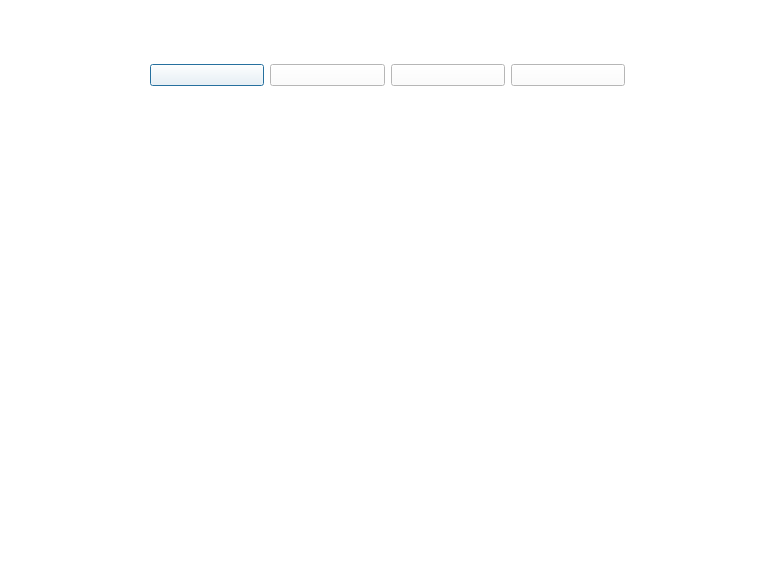
<?xml version="1.0" encoding="UTF-8"?>
<ui version="4.0">
 <class>components2</class>
 <widget class="QDialog" name="components2">
  <property name="geometry">
   <rect>
    <x>0</x>
    <y>0</y>
    <width>782</width>
    <height>565</height>
   </rect>
  </property>
  <property name="windowTitle">
   <string>Dialog</string>
  </property>
  <property name="styleSheet">
   <string notr="true">background-color: rgb(255, 255, 255);</string>
  </property>
  <widget class="QLabel" name="label">
   <property name="geometry">
    <rect>
     <x>80</x>
     <y>150</y>
     <width>631</width>
     <height>391</height>
    </rect>
   </property>
   <property name="styleSheet">
    <string notr="true">font: 75 italic 12pt &quot;Bookman Old Style&quot;;</string>
   </property>
   <property name="text">
    <string/>
   </property>
   <property name="alignment">
    <set>Qt::AlignJustify|Qt::AlignVCenter</set>
   </property>
   <property name="wordWrap">
    <bool>true</bool>
   </property>
  </widget>
  <widget class="QWidget" name="">
   <property name="geometry">
    <rect>
     <x>150</x>
     <y>20</y>
     <width>475</width>
     <height>111</height>
    </rect>
   </property>
   <layout class="QHBoxLayout" name="horizontalLayout">
    <item>
     <widget class="QPushButton" name="pushButton">
      <property name="toolTip">
       <string>Resistores</string>
      </property>
      <property name="text">
       <string/>
      </property>
      <property name="icon">
       <iconset>
        <normaloff>:/images/simbolo-resistencia-electrica.gif</normaloff>:/images/simbolo-resistencia-electrica.gif</iconset>
      </property>
      <property name="iconSize">
       <size>
        <width>100</width>
        <height>100</height>
       </size>
      </property>
     </widget>
    </item>
    <item>
     <widget class="QPushButton" name="pushButton_2">
      <property name="toolTip">
       <string>Diodos</string>
      </property>
      <property name="text">
       <string/>
      </property>
      <property name="icon">
       <iconset>
        <normaloff>:/images/180px-Diode01.svg.png</normaloff>:/images/180px-Diode01.svg.png</iconset>
      </property>
      <property name="iconSize">
       <size>
        <width>100</width>
        <height>100</height>
       </size>
      </property>
     </widget>
    </item>
    <item>
     <widget class="QPushButton" name="pushButton_3">
      <property name="toolTip">
       <string>Tiristores</string>
      </property>
      <property name="text">
       <string/>
      </property>
      <property name="icon">
       <iconset>
        <normaloff>:/images/Thyristor_circuit_symbol_es.jpg</normaloff>:/images/Thyristor_circuit_symbol_es.jpg</iconset>
      </property>
      <property name="iconSize">
       <size>
        <width>100</width>
        <height>100</height>
       </size>
      </property>
     </widget>
    </item>
    <item>
     <widget class="QPushButton" name="pushButton_4">
      <property name="toolTip">
       <string>Triacs</string>
      </property>
      <property name="text">
       <string/>
      </property>
      <property name="icon">
       <iconset>
        <normaloff>:/images/Triac.svg.png</normaloff>:/images/Triac.svg.png</iconset>
      </property>
      <property name="iconSize">
       <size>
        <width>100</width>
        <height>100</height>
       </size>
      </property>
     </widget>
    </item>
   </layout>
  </widget>
 </widget>
 <resources/>
 <connections/>
</ui>
